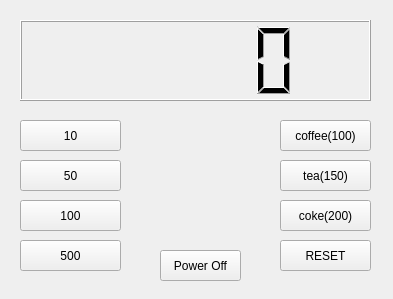
<?xml version="1.0" encoding="UTF-8"?>
<ui version="4.0">
 <class>Widget</class>
 <widget class="QWidget" name="Widget">
  <property name="geometry">
   <rect>
    <x>0</x>
    <y>0</y>
    <width>393</width>
    <height>299</height>
   </rect>
  </property>
  <property name="windowTitle">
   <string>Widget</string>
  </property>
  <widget class="QLCDNumber" name="lcdNumber">
   <property name="geometry">
    <rect>
     <x>20</x>
     <y>20</y>
     <width>351</width>
     <height>81</height>
    </rect>
   </property>
  </widget>
  <widget class="QPushButton" name="pb10">
   <property name="geometry">
    <rect>
     <x>20</x>
     <y>120</y>
     <width>101</width>
     <height>31</height>
    </rect>
   </property>
   <property name="text">
    <string>10</string>
   </property>
  </widget>
  <widget class="QPushButton" name="pb50">
   <property name="geometry">
    <rect>
     <x>20</x>
     <y>160</y>
     <width>101</width>
     <height>31</height>
    </rect>
   </property>
   <property name="text">
    <string>50</string>
   </property>
  </widget>
  <widget class="QPushButton" name="pb100">
   <property name="geometry">
    <rect>
     <x>20</x>
     <y>200</y>
     <width>101</width>
     <height>31</height>
    </rect>
   </property>
   <property name="text">
    <string>100</string>
   </property>
  </widget>
  <widget class="QPushButton" name="pb500">
   <property name="geometry">
    <rect>
     <x>20</x>
     <y>240</y>
     <width>101</width>
     <height>31</height>
    </rect>
   </property>
   <property name="text">
    <string>500</string>
   </property>
  </widget>
  <widget class="QPushButton" name="pbCoffee">
   <property name="geometry">
    <rect>
     <x>280</x>
     <y>120</y>
     <width>91</width>
     <height>31</height>
    </rect>
   </property>
   <property name="text">
    <string>coffee(100)</string>
   </property>
  </widget>
  <widget class="QPushButton" name="pbTea">
   <property name="geometry">
    <rect>
     <x>280</x>
     <y>160</y>
     <width>91</width>
     <height>31</height>
    </rect>
   </property>
   <property name="text">
    <string>tea(150)</string>
   </property>
  </widget>
  <widget class="QPushButton" name="pbCoke">
   <property name="geometry">
    <rect>
     <x>280</x>
     <y>200</y>
     <width>91</width>
     <height>31</height>
    </rect>
   </property>
   <property name="text">
    <string>coke(200)</string>
   </property>
  </widget>
  <widget class="QPushButton" name="pbReset">
   <property name="geometry">
    <rect>
     <x>280</x>
     <y>240</y>
     <width>91</width>
     <height>31</height>
    </rect>
   </property>
   <property name="text">
    <string>RESET</string>
   </property>
  </widget>
  <widget class="QPushButton" name="pbPowerOff">
   <property name="geometry">
    <rect>
     <x>160</x>
     <y>250</y>
     <width>81</width>
     <height>31</height>
    </rect>
   </property>
   <property name="text">
    <string>Power Off</string>
   </property>
  </widget>
 </widget>
 <layoutdefault spacing="6" margin="11"/>
 <resources/>
 <connections/>
</ui>
